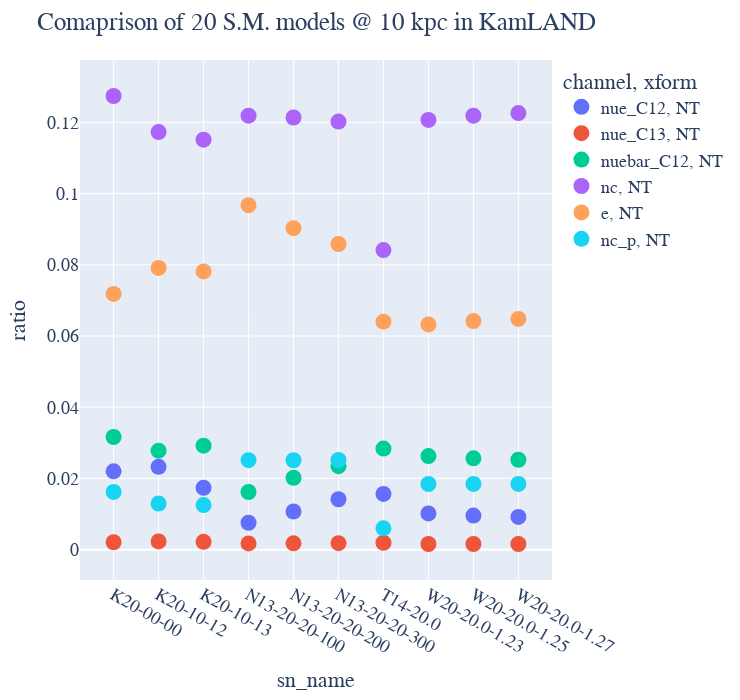

Here is the notebook cell this chart was saved with:
### Code cell
scat = px.scatter(events[events['channel']!='ibd'][events['xform']=='NT'], x='sn_name', y='ratio', 
              color='channel',
              symbol='xform',
              )
scat.layout.bargroupgap = 0.2
scat.layout.font = dict(size=18, family="Times New Roman")
scat.layout.width = 740
scat.layout.height = 700
scat.layout.title = f'Comaprison of 20 S.M. models @ 10 kpc in KamLAND'
scat.update_traces(marker_size=16)
scat

### Figure 1 — Plotly figure (JSON) as saved in the notebook; plotly's stock layout.template omitted (floating-point values rounded to 4 significant figures)
{"data": [{"hovertemplate": "channel=nue_C12<br>xform=NT<br>sn_name=%{x}<br>ratio=%{y}<extra></extra>", "legendgroup": "nue_C12, NT", "marker": {"color": "#636efa", "size": 16, "symbol": "circle"}, "mode": "markers", "name": "nue_C12, NT", "orientation": "v", "showlegend": true, "type": "scatter", "x": ["K20-00-00", "K20-10-12", "K20-10-13", "N13-20-20-100", "N13-20-20-200", "N13-20-20-300", "T14-20.0", "W20-20.0-1.23", "W20-20.0-1.25", "W20-20.0-1.27"], "xaxis": "x", "y": [0.02198, 0.02326, 0.01736, 0.007547, 0.0107, 0.01416, 0.01565, 0.01016, 0.009564, 0.00918], "yaxis": "y"}, {"hovertemplate": "channel=nue_C13<br>xform=NT<br>sn_name=%{x}<br>ratio=%{y}<extra></extra>", "legendgroup": "nue_C13, NT", "marker": {"color": "#EF553B", "size": 16, "symbol": "circle"}, "mode": "markers", "name": "nue_C13, NT", "orientation": "v", "showlegend": true, "type": "scatter", "x": ["K20-00-00", "K20-10-12", "K20-10-13", "N13-20-20-100", "N13-20-20-200", "N13-20-20-300", "T14-20.0", "W20-20.0-1.23", "W20-20.0-1.25", "W20-20.0-1.27"], "xaxis": "x", "y": [0.002082, 0.002301, 0.002191, 0.001756, 0.00178, 0.001809, 0.001926, 0.001589, 0.001584, 0.001581], "yaxis": "y"}, {"hovertemplate": "channel=nuebar_C12<br>xform=NT<br>sn_name=%{x}<br>ratio=%{y}<extra></extra>", "legendgroup": "nuebar_C12, NT", "marker": {"color": "#00cc96", "size": 16, "symbol": "circle"}, "mode": "markers", "name": "nuebar_C12, NT", "orientation": "v", "showlegend": true, "type": "scatter", "x": ["K20-00-00", "K20-10-12", "K20-10-13", "N13-20-20-100", "N13-20-20-200", "N13-20-20-300", "T14-20.0", "W20-20.0-1.23", "W20-20.0-1.25", "W20-20.0-1.27"], "xaxis": "x", "y": [0.03162, 0.0278, 0.02921, 0.01618, 0.02017, 0.02343, 0.02839, 0.02626, 0.02564, 0.02525], "yaxis": "y"}, {"hovertemplate": "channel=nc<br>xform=NT<br>sn_name=%{x}<br>ratio=%{y}<extra></extra>", "legendgroup": "nc, NT", "marker": {"color": "#ab63fa", "size": 16, "symbol": "circle"}, "mode": "markers", "name": "nc, NT", "orientation": "v", "showlegend": true, "type": "scatter", "x": ["K20-00-00", "K20-10-12", "K20-10-13", "N13-20-20-100", "N13-20-20-200", "N13-20-20-300", "T14-20.0", "W20-20.0-1.23", "W20-20.0-1.25", "W20-20.0-1.27"], "xaxis": "x", "y": [0.1274, 0.1173, 0.1151, 0.1219, 0.1214, 0.1202, 0.08414, 0.1207, 0.1219, 0.1226], "yaxis": "y"}, {"hovertemplate": "channel=e<br>xform=NT<br>sn_name=%{x}<br>ratio=%{y}<extra></extra>", "legendgroup": "e, NT", "marker": {"color": "#FFA15A", "size": 16, "symbol": "circle"}, "mode": "markers", "name": "e, NT", "orientation": "v", "showlegend": true, "type": "scatter", "x": ["K20-00-00", "K20-10-12", "K20-10-13", "N13-20-20-100", "N13-20-20-200", "N13-20-20-300", "T14-20.0", "W20-20.0-1.23", "W20-20.0-1.25", "W20-20.0-1.27"], "xaxis": "x", "y": [0.07181, 0.07912, 0.07815, 0.09674, 0.09028, 0.08584, 0.06402, 0.06326, 0.06418, 0.06479], "yaxis": "y"}, {"hovertemplate": "channel=nc_p<br>xform=NT<br>sn_name=%{x}<br>ratio=%{y}<extra></extra>", "legendgroup": "nc_p, NT", "marker": {"color": "#19d3f3", "size": 16, "symbol": "circle"}, "mode": "markers", "name": "nc_p, NT", "orientation": "v", "showlegend": true, "type": "scatter", "x": ["K20-00-00", "K20-10-12", "K20-10-13", "N13-20-20-100", "N13-20-20-200", "N13-20-20-300", "T14-20.0", "W20-20.0-1.23", "W20-20.0-1.25", "W20-20.0-1.27"], "xaxis": "x", "y": [0.0162, 0.01295, 0.01252, 0.02514, 0.0251, 0.02518, 0.005981, 0.01843, 0.01846, 0.01846], "yaxis": "y"}], "layout": {"bargroupgap": 0.2, "font": {"family": "Times New Roman", "size": 18}, "height": 700, "legend": {"title": {"text": "channel, xform"}, "tracegroupgap": 0}, "margin": {"t": 60}, "title": {"text": "Comaprison of 20 S.M. models @ 10 kpc in KamLAND"}, "width": 740, "xaxis": {"anchor": "y", "domain": [0, 1], "title": {"text": "sn_name"}}, "yaxis": {"anchor": "x", "domain": [0, 1], "title": {"text": "ratio"}}}}
